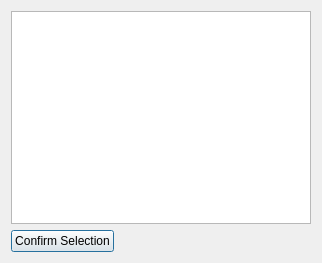
<?xml version="1.0" encoding="UTF-8"?>
<ui version="4.0">
 <class>selectPlaylistDialog</class>
 <widget class="QDialog" name="selectPlaylistDialog">
  <property name="geometry">
   <rect>
    <x>0</x>
    <y>0</y>
    <width>322</width>
    <height>263</height>
   </rect>
  </property>
  <property name="windowTitle">
   <string>Dialog</string>
  </property>
  <layout class="QVBoxLayout" name="verticalLayout">
   <item>
    <layout class="QFormLayout" name="formLayout">
     <item row="0" column="0" colspan="2">
      <widget class="QTableView" name="tableView"/>
     </item>
     <item row="1" column="0">
      <widget class="QPushButton" name="confirmSelectionButton">
       <property name="layoutDirection">
        <enum>Qt::RightToLeft</enum>
       </property>
       <property name="text">
        <string>Confirm Selection</string>
       </property>
      </widget>
     </item>
    </layout>
   </item>
  </layout>
 </widget>
 <resources/>
 <connections/>
</ui>
